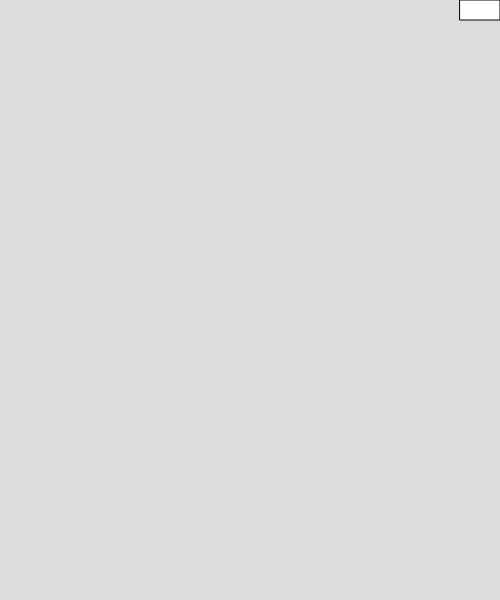
Frame 1 (no input)
Frame 60 (no input): identical to frame 1, image omitted
Frame 120 (the mouse pressed at the canvas centre since frame 60): identical to frame 1, image omitted

The p5.js sketch that drew this single still picture (run headless with seeded random() and noise() and a simulated clock; from frame 60 on, the mouse is pressed at the canvas centre):

// p5.js sketch
// ── sketch.js
let butik;

function setup() {
  createCanvas(500, 600);
  butik = new Butik();
}

function draw() {
  background(220);
  butik.butik();
}


function mousePressed(){
  butik.klik();
}
// ── Flight.js
class Flight {
  contructor() {
    //800x600
    this.laneEdgeCornerX = 100;
    this.laneEdgeCornerY = 100;
    this.laneEdgeCornerX2 = 700;
    this.laneEdgeCornerY2 = 500;
    this.pos = createVector(this.laneEdgeCornerX, (this.laneEdgeCornerY - this.laneEdgeCornerY2) / 2);
    this.time = 0;
  }

  calc_position() {
    /*
    Muligvis del den op i 4 dele
    Bør have en timer som kører, hvor flyet hastighed ganges på som en konstant
    */
  }

  move_fligt() {
    /*
    Vis fly på dens position
    */
  }
}

// ── Opgraderinger & butik.js
class Butik{
constructor(){
this.bredde=40;
this.højde=20;

}

butik() {

  rect(width-this.bredde,0,this.bredde,this.højde);
 
  

}


opgraderinger() {



}

klik() {
  if(mouseX>width-this.bredde && mouseX<width && mouseY>0 && mouseY<this.højde){
    console.log("det virker")
  }
  console.log("  ")

}
}
